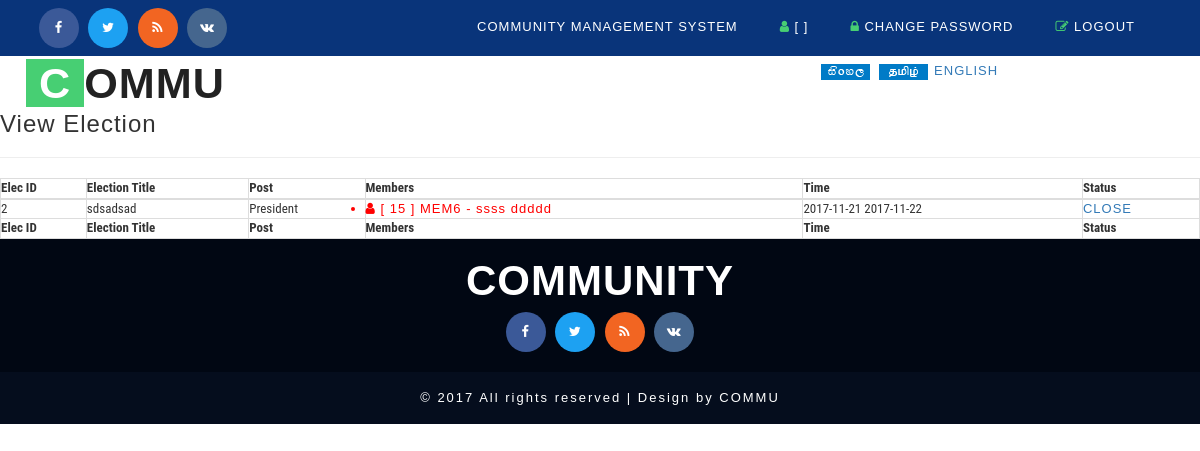
The page /admin_manage_election.php on the database its author committed.
### tables this page shows
CREATE TABLE `cms_election` (
  `id` int(5) NOT NULL AUTO_INCREMENT,
  `electiontitle` varchar(150) DEFAULT NULL,
  `startdatetime` varchar(25) DEFAULT NULL,
  `enddatetime` varchar(50) DEFAULT NULL,
  `status` varchar(10) DEFAULT NULL,
  `usercreated` int(5) DEFAULT NULL,
  `datecreated` timestamp NOT NULL DEFAULT CURRENT_TIMESTAMP,
  `post_title` varchar(50) DEFAULT NULL,
  `winner` varchar(20) DEFAULT NULL,
  PRIMARY KEY (`id`),
  KEY `FK_cms_election_user` (`usercreated`),
  CONSTRAINT `FK_cms_election_user` FOREIGN KEY (`usercreated`) REFERENCES `cms_user` (`id`)
);

CREATE TABLE `cms_election_vote` (
  `id` int(5) NOT NULL AUTO_INCREMENT,
  `electionid` int(5) DEFAULT NULL,
  `memberid` int(5) DEFAULT NULL,
  `vote` int(5) DEFAULT '0',
  PRIMARY KEY (`id`),
  KEY `FK_cms_election_vote_election` (`electionid`),
  KEY `FK_cms_election_vote_member` (`memberid`),
  CONSTRAINT `FK_cms_election_vote_election` FOREIGN KEY (`electionid`) REFERENCES `cms_election` (`id`),
  CONSTRAINT `FK_cms_election_vote_member` FOREIGN KEY (`memberid`) REFERENCES `cms_member` (`id`)
);

CREATE TABLE `cms_member` (
  `id` int(5) NOT NULL AUTO_INCREMENT,
  `firstname` varchar(50) DEFAULT NULL,
  `lastname` varchar(50) DEFAULT NULL,
  `nic` varchar(12) DEFAULT NULL,
  `username` varchar(50) DEFAULT NULL,
  `email` varchar(50) DEFAULT NULL,
  `currentaddress` varchar(250) DEFAULT NULL,
  `experticeid` int(5) DEFAULT NULL,
  `permanentaddress` varchar(250) DEFAULT NULL,
  `authstatus` varchar(10) DEFAULT NULL COMMENT 'PND|AUTH|DACT',
  `datecreated` timestamp NOT NULL DEFAULT CURRENT_TIMESTAMP,
  `autorizeby` int(5) DEFAULT NULL COMMENT 'cms_user',
  `role` varchar(50) DEFAULT NULL,
  `usercreated` int(5) DEFAULT NULL,
  `post_title` varchar(50) DEFAULT NULL,
  `mobileno` varchar(20) DEFAULT NULL,
  PRIMARY KEY (`id`)
);

### model/DB.php (called while the page is built, shortened)
<?php
function getDBConnection() {
    $servername = "localhost";
    $username = "root";
    $password = "123";
    $db = "cmsdb";
    $conn = mysqli_connect($servername, $username, $password, $db);
    if (!$conn) {
        die("Connection failed: " . mysqli_connect_error());
    } else {
        return $conn;
    }
}
function getData($sql) {
    $conn = getDBConnection();
    $result = mysqli_query($conn, $sql);
    if (mysqli_num_rows($result) > 0) {
        return $result;
    } else {
        return FALSE;
    }
}
?>

### admin_manage_election.php (the view, shortened to what this page needs)
<!DOCTYPE html>
<html lang="en">
    <head>
        <?php include_once './basecss.php'; ?>
    </head>
    <body>
        <div class="header">
            <div class="w3layouts_header_right">
                <div class="agileits-social top_content">
                    <ul>
                        <li><a href="#"><i class="fa fa-facebook"></i></a></li>
                        <li><a href="#"><i class="fa fa-twitter"></i></a></li>
                        <li><a href="#"><i class="fa fa-rss"></i></a></li>
                        <li><a href="#"><i class="fa fa-vk"></i></a></li>
                    </ul>
                </div>
            </div>
            <div class="w3layouts_header_left">
                <?php include './_top.php'; ?>
            </div>
            <div class="clearfix"> </div>
        </div>
        <div class="banner">
            <nav class="navbar navbar-default">
                <div class="navbar-header navbar-left">
                    <h1><a class="navbar-brand" href="index.html"><span>C</span>OMMU</a></h1>
                </div>
                <div class="w3_agile_search">
                                   <?php include './_search.php';?>
                </div>
            </nav>
        </div>
        <h3>View Election</h3>
        <hr>
        <div class="row">
            <div class="col-md-12">
                <?php
                include './model/DB.php';
                ?>
                <table class="table-responsive table-bordered" width="100%">
                    <thead>
                        <tr>
                            <th>Elec ID</th>
                            <th>Election Title</th>
                            <th>Post</th>
                            <th>Members</th>
                            <th>Time</th>
                            <th>Status</th>
                        </tr>
                    </thead>
                    <tfoot>
                        <tr>
                            <th>Elec ID</th>
                            <th>Election Title</th>
                            <th>Post</th>
                            <th>Members</th>
                            <th>Time</th>
                            <th>Status</th>
                        </tr>
                    </tfoot>
                    <tbody>
                        <?php
                        $sql = " SELECT * FROM cms_election WHERE STATUS = 'CLOSE' ";
                        $resultx = getData($sql);
                        if ($resultx != FALSE) {
                            while ($row = mysqli_fetch_assoc($resultx)) {
                                ?>
                                <tr>
                                    <td><?= $row['id']; ?></td>
                                    <td><?= $row['electiontitle']; ?></td>
                                    <td><?= $row['post_title']; ?></td>
                                    <td>
                                        <ul>
                                            <?php
                                            $sqlV = "
SELECT cms_member.*,cms_election_vote.vote FROM cms_election_vote
INNER JOIN cms_member
ON cms_election_vote.memberid = cms_member.id
WHERE cms_election_vote.electionid = '" . $row['id'] . "'
ORDER BY cms_election_vote.vote DESC  ";
                                            $resulty = getData($sqlV);
                                            if ($resulty != FALSE) {
                                                while ($rowy = mysqli_fetch_assoc($resulty)) {
                                                    ?>
                                                    <li <?php if ($rowy['username'] == $row['winner']) { ?>   style="color: red"   <?php } ?>> <i class="fa fa-user"></i> [ <?= $rowy['vote'] ?> ] <?= $rowy['username'] ?> -  <?= $rowy['firstname'] ?>  <?= $rowy['lastname'] ?></li>
                                                    <?php
                                                }
                                            }
                                            ?>
                                        </ul>
                                    </td>
                                    <td><?= $row['startdatetime']; ?> <?= $row['enddatetime']; ?></td>
                                    <td>
                                        <a href=""><?= $row['status']; ?></a></td>
                                </tr>
                                <?php
                            }
                        }
                        ?>
                    </tbody>
                </table>
            </div>
        </div>
        <?php include './_footer.php'; ?>
    </body>
</html>

### css/style.css (style rules this page uses)
html, body { font-size: small; font-family: 'Source Sans Pro', sans-serif; background:#ffffff; margin: 0; }
p,ul li,ol li,body a { margin:0; font-family: 'Source Sans Pro', sans-serif; letter-spacing:1px; }
h1,h2,h3,h4,h5,h6 { font-family: 'Source Sans Pro', sans-serif; margin:0; letter-spacing:1px; }
ul,label { margin:0; padding:0; }
.w3layouts_header_left { float: right; margin-top: 10px; }
.w3layouts_header_right { float:left; }
.header { padding: 0.6em 3em; background: #09347a; }
.w3layouts_header_right ul li { display:inline-block; color: #fff; }
.agileits-social.top_content ul { margin: 0!important; }
.agileits-social.top_content { margin: 0!important; }
.w3layouts_header_right ul li i { color: #47cf73; }
.w3layouts_header_right ul li a { color: #fff; text-decoration:none; }
.navbar-default { background: none; border: none; }
.navbar { margin-bottom: 0; }
nav.navbar.navbar-default { background: none; padding: 0.5em 2em; }
.navbar-default .navbar-brand,.navbar-default .navbar-brand:hover, .navbar-default .navbar-brand:focus { color: #222; }
.navbar-brand { height: 42px; padding: 0; font-size: 1.2em; line-height: 43px; font-weight: 700; text-transform: uppercase; }
.navbar-brand span { color: #fff; background: #47cf73; padding: 0px 13px; }
.w3_agile_search { float:right; width: 25%; }
.agileits-social ul { padding:0; margin:0; margin-top: 8px; }
.agileits-social ul li { display:inline-block; }
.agileits-social ul li a { color: #333; text-align: center; }
.agileits-social ul li a i.fa.fa-facebook { height: 40px; width: 40px; background: #3b5998; line-height: 40px; color: #fff; border-radius: 50%; -webkit-border-radius: 50%; -moz-border-radius: 50%; -o-border-radius: 50%; -ms-border-radius: 50%; transition:0.5s all; -webkit-transition:0.5s all; -moz-transition:0.5s all; -o-transition:0.5s all; -ms-transition:0.5s all; }
.agileits-social ul li a i.fa.fa-twitter { height: 40px; width: 40px; background: #1da1f2; line-height: 40px; color: #fff; border-radius: 50%; -webkit-border-radius: 50%; -moz-border-radius: 50%; -o-border-radius: 50%; -ms-border-radius: 50%; transition:0.5s all; -webkit-transition:0.5s all; -moz-transition:0.5s all; -o-transition:0.5s all; -ms-transition:0.5s all; }
.agileits-social ul li a i.fa.fa-rss { height: 40px; width: 40px; background: #f26522; line-height: 40px; color: #fff; border-radius: 50%; -webkit-border-radius: 50%; -moz-border-radius: 50%; -o-border-radius: 50%; -ms-border-radius: 50%; transition:0.5s all; -webkit-transition:0.5s all; -moz-transition:0.5s all; -o-transition:0.5s all; -ms-transition:0.5s all; }
.agileits-social ul li a i.fa.fa-vk { height: 40px; width: 40px; background: #45668e; line-height: 40px; color: #fff; border-radius: 50%; -webkit-border-radius: 50%; -moz-border-radius: 50%; -o-border-radius: 50%; -ms-border-radius: 50%; transition:0.5s all; -webkit-transition:0.5s all; -moz-transition:0.5s all; -o-transition:0.5s all; -ms-transition:0.5s all; }
.agileits-social ul li:nth-child(2) { margin:0 .5em; }
.agileits-social ul li:nth-child(3) { margin:0 .5em 0 0; }
@media (max-width:1440px) { .w3_agile_search { float: right; width: 29%; } }
@media (max-width: 1366px) { .w3_agile_search { float: right; width:30%; } }
@media (max-width: 1280px) { .w3_agile_search { float: right; width: 31%; } }

### rows shown on the page
cms_election: id "2", electiontitle "sdsadsad", post_title "President", startdatetime "2017-11-21", enddatetime "2017-11-22", status "CLOSE"
cms_election_vote: vote "15", memberid.username "MEM6", memberid.firstname "ssss", memberid.lastname "ddddd"
